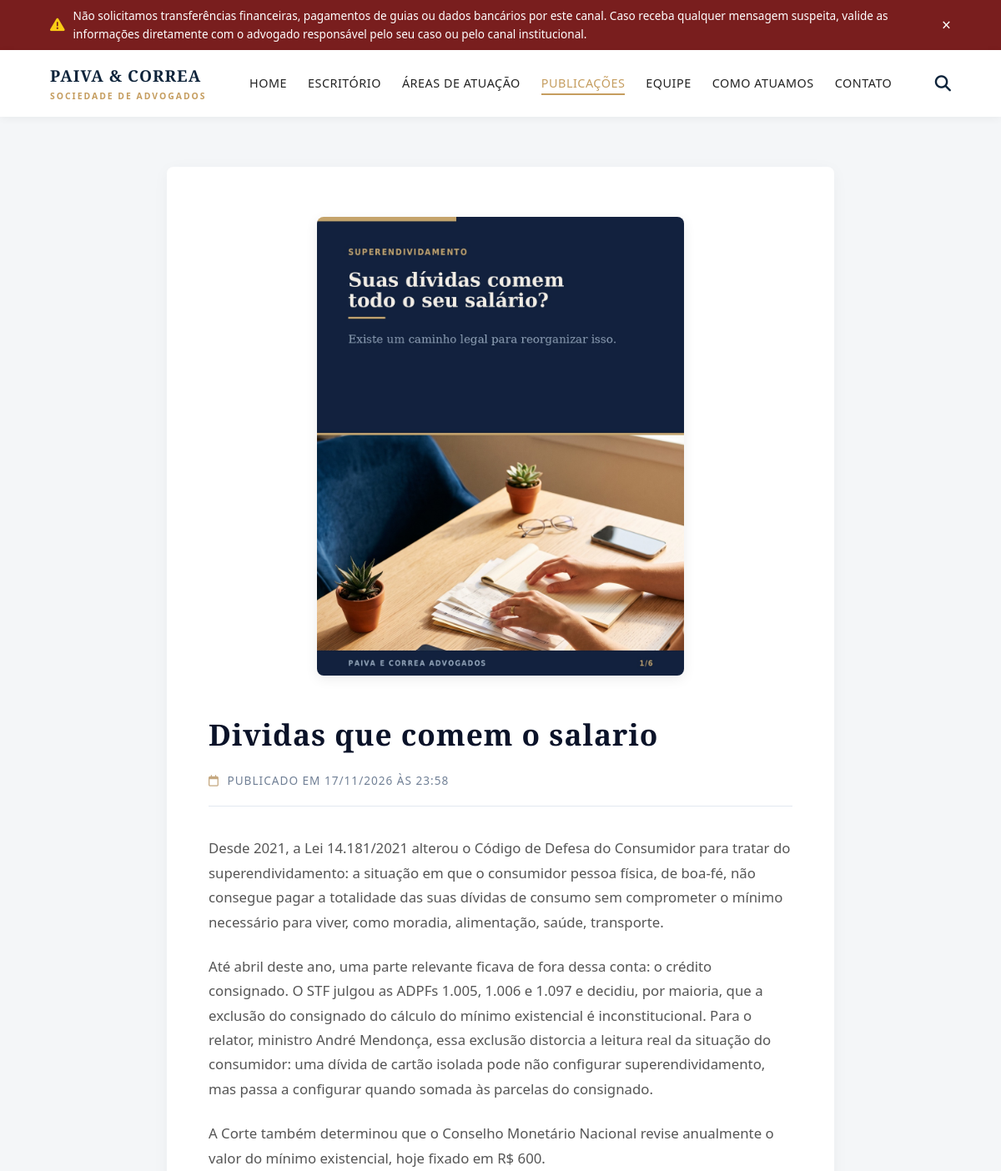
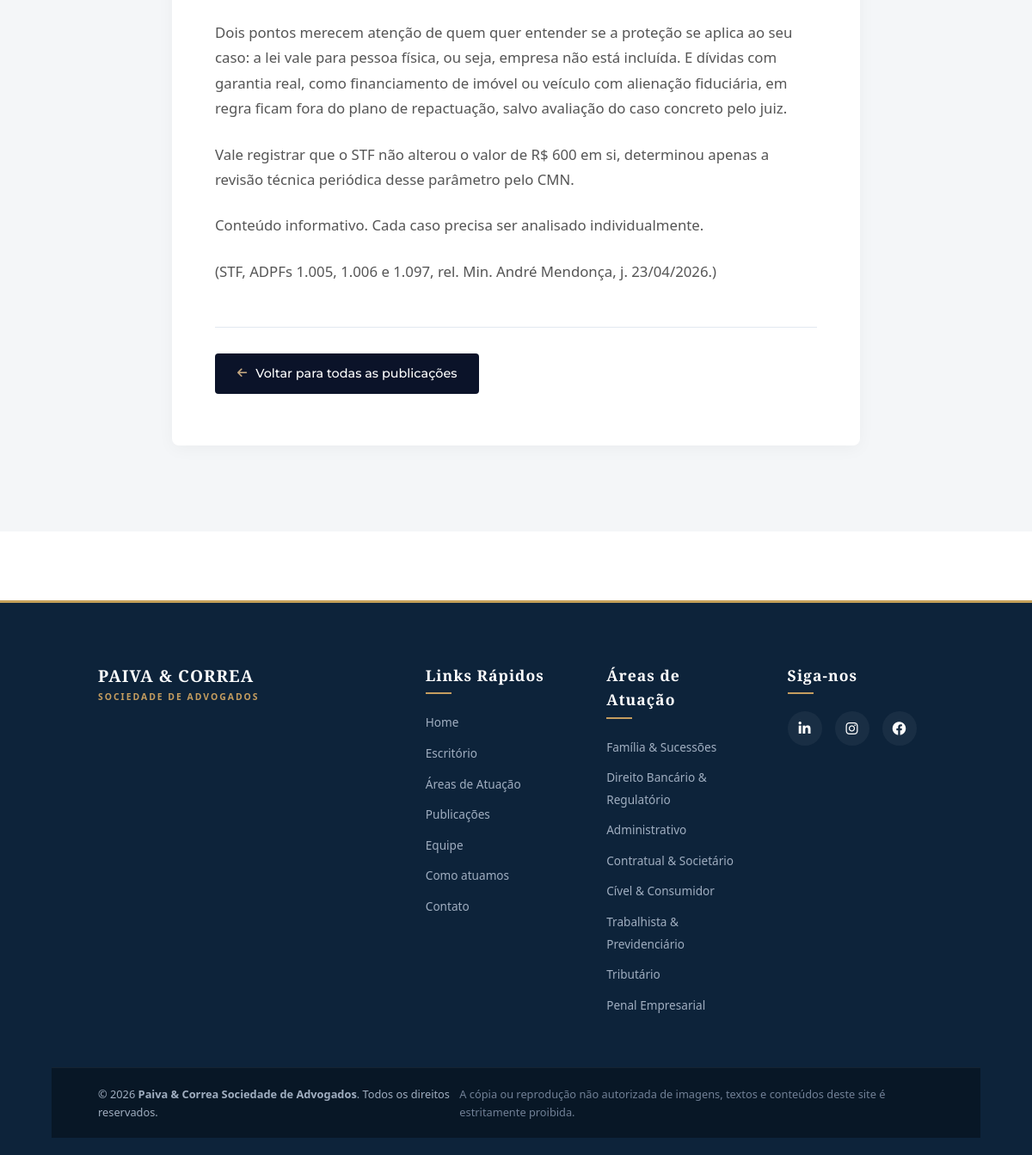
/informativos/dividas-que-comem-o-salario/, run on the app's committed database (2 pictures, top to bottom).
### app.py (models this page shows, shortened)
class Noticia(db.Model):
  id = db.Column(db.Integer, primary_key=True)
  titulo = db.Column(db.String(200), nullable=False)
  slug = db.Column(
      db.String(250), unique=True, nullable=False
  )  # O slug é uma coluna real no banco e permite ordenação
  resumo = db.Column(db.Text, nullable=False)
  conteudo = db.Column(db.Text, nullable=False)
  imagem = db.Column(db.String(250), nullable=True)
  data_publicacao = db.Column(db.DateTime, default=datetime.utcnow)
  publicado = db.Column(db.Boolean, default=True)

### app.py (the view)
@app.route("/informativos/<slug>/")
def detalhe_noticia(slug):
  noticia = Noticia.query.filter_by(slug=slug, publicado=True).first_or_404()
  return render_template("noticia_detalhe.html", noticia=noticia)

### app.py (called while the page is built)
@app.template_filter("formatar_paragrafos")
def formatar_paragrafos(texto):
  if not texto:
    return ""
  if "<p>" in texto or "<br" in texto:
    return Markup(texto)
  paragrafos = [p.strip() for p in re.split(r"\r?\n+", texto) if p.strip()]
  html_formatado = "".join(f"<p>{p}</p>" for p in paragrafos)
  return Markup(html_formatado)

### templates/noticia_detalhe.html (shortened to what this page needs)
<!DOCTYPE html>
<html lang="pt-BR">
<head>
    <link rel="stylesheet" href="{{ url_for('static', filename='css/style.css') }}">
    <link rel="stylesheet" href="https://cdnjs.cloudflare.com/ajax/libs/font-awesome/6.4.0/css/all.min.css">
</head>
<body>
    <div class="top-alert" id="securityAlert">
        <div class="container alert-container">
            <div class="alert-content">
                <i class="fa-solid fa-triangle-exclamation alert-icon"></i>
                <span>
                    Não solicitamos transferências financeiras, pagamentos de guias ou dados bancários por este canal. Caso receba qualquer mensagem suspeita,
                    valide as informações diretamente com o advogado responsável pelo seu caso ou pelo canal institucional.
                </span>
            </div>
            <button class="alert-close" onclick="closeAlert()">×</button>
        </div>
    </div>
    <header class="main-header" id="header">
        <div class="container header-container">
            <a href="{{ url_for('home') }}" class="logo">
                <div class="logo-text">
                    <span class="brand-name">PAIVA & CORREA</span>
                    <span class="brand-sub">SOCIEDADE DE ADVOGADOS</span>
                </div>
            </a>
            <nav class="nav-menu" id="navMenu">
                <ul>
                    <li><a href="{{ url_for('home') }}">Home</a></li>
                    <li><a href="{{ url_for('home') }}#sobre">Escritório</a></li>
                    <li><a href="{{ url_for('home') }}#atuacao">Áreas de Atuação</a></li>
                    <li><a href="{{ url_for('home') }}#publicacoes" class="active">Publicações</a></li>
                    <li><a href="{{ url_for('home') }}#equipe">Equipe</a></li>
                    <li><a href="{{ url_for('home') }}#comoatuamos">Como atuamos</a></li>
                    <li><a href="{{ url_for('home') }}#contato">Contato</a></li>
                </ul>
            </nav>
            <div class="header-actions">
                <button class="search-btn" id="searchBtn" aria-label="Buscar"><i class="fa-solid fa-magnifying-glass"></i></button>
            </div>
        </div>
    </header>
<section style="padding: 60px 0 100px 0; background-color: #f4f6f8;">
        <div class="container" style="max-width: 800px;">
            <article style="background: #ffffff; padding: 60px 50px; border-radius: 8px; box-shadow: 0 4px 20px rgba(0,0,0,0.04);">
                {% if noticia.imagem %}
                    <div style="margin-bottom: 40px; text-align: center;">
                        <img src="{{ url_for('static', filename='uploads/noticias/' + noticia.imagem) }}" alt="{{ noticia.titulo }}" style="max-width: 100%; height: auto; max-height: 550px; border-radius: 8px; box-shadow: 0 4px 15px rgba(0,0,0,0.08); display: inline-block;">
                    </div>
                {% endif %}
                <h1 style="font-family: 'Cinzel', serif; font-size: 2.2rem; color: #0b1329; margin-bottom: 20px; line-height: 1.35; font-weight: 700;">
                    {{ noticia.titulo }}
                </h1>
                <div style="display: flex; align-items: center; gap: 10px; margin-bottom: 35px; padding-bottom: 20px; border-bottom: 1px solid #e2e8f0; color: #718096; font-size: 0.85rem; text-transform: uppercase; letter-spacing: 1px; font-family: 'Montserrat', sans-serif;">
                    <span><i class="fa-regular fa-calendar" style="color: #c5a880; margin-right: 5px;"></i> Publicado em {{ noticia.data_publicacao.strftime('%d/%m/%Y às %H:%M') }}</span>
                </div>
                <div class="conteudo-texto">
                    {{ noticia.conteudo | formatar_paragrafos }}
                </div>
                <div style="margin-top: 50px; padding-top: 30px; border-top: 1px solid #e2e8f0; display: flex; justify-content: flex-start;">
                    <a href="{{ url_for('lista_noticias') }}" style="display: inline-flex; align-items: center; justify-content: center; gap: 10px; background-color: #0b1329; color: #ffffff; padding: 12px 26px; border-radius: 4px; font-weight: 500; text-decoration: none; font-size: 0.9rem; font-family: 'Montserrat', sans-serif; transition: background-color 0.2s;">
                        <i class="fa-solid fa-arrow-left" style="color: #c5a880; font-size: 0.8rem;"></i> Voltar para todas as publicações
                    </a>
                </div>
            </article>
        </div>
    </section>
    <footer class="footer">
        <div class="container footer-grid">
            <div class="footer-col">
                <a href="#" class="logo footer-logo">
                    <div class="logo-text">
                        <span class="brand-name">PAIVA & CORREA</span>
                        <span class="brand-sub">SOCIEDADE DE ADVOGADOS</span>
                    </div>
                </a>
            </div>
            <div class="footer-col">
                <h4>Links Rápidos</h4>
                <ul>
                    <li><a href="{{ url_for('home') }}">Home</a></li>
                    <li><a href="{{ url_for('home') }}#sobre">Escritório</a></li>
                    <li><a href="{{ url_for('home') }}#atuacao">Áreas de Atuação</a></li>
                    <li><a href="{{ url_for('lista_noticias') }}">Publicações</a></li>
                    <li><a href="{{ url_for('home') }}#equipe">Equipe</a></li>
                    <li><a href="{{ url_for('home') }}#comoatuamos">Como atuamos</a></li>
                    <li><a href="{{ url_for('home') }}#contato">Contato</a></li>
                </ul>
            </div>
            <div class="footer-col">
                <h4>Áreas de Atuação</h4>
                <ul>
                    <li><a href="{{ url_for('home') }}#atuacao">Família & Sucessões</a></li>
                    <li><a href="{{ url_for('home') }}#atuacao">Direito Bancário & Regulatório</a></li>
                    <li><a href="{{ url_for('home') }}#atuacao">Administrativo</a></li>
                    <li><a href="{{ url_for('home') }}#atuacao">Contratual & Societário</a></li>
                    <li><a href="{{ url_for('home') }}#atuacao">Cível & Consumidor</a></li>
                    <li><a href="{{ url_for('home') }}#atuacao">Trabalhista & Previdenciário</a></li>
                    <li><a href="{{ url_for('home') }}#atuacao">Tributário</a></li>
                    <li><a href="{{ url_for('home') }}#atuacao">Penal Empresarial</a></li>
                </ul>
            </div>
            <div class="footer-col">
                <h4>Siga-nos</h4>
                <div class="footer-social">
                    <a href="https://www.linkedin.com/company/paiva-correa-sociedade-de-advogados/" target="_blank" aria-label="LinkedIn"><i class="fa-brands fa-linkedin-in"></i></a>
                    <a href="https://www.instagram.com/paivaecorrea.adv/" target="_blank" aria-label="Instagram"><i class="fa-brands fa-instagram"></i></a>
                    <a href="https://www.facebook.com/profile.php?id=6158736587758" target="_blank" aria-label="Facebook"><i class="fa-brands fa-facebook"></i></a>
                </div>
            </div>
        </div>
        <div class="footer-bottom">
            <div class="container footer-bottom-inner">
                <p>© 2026 <strong>Paiva & Correa Sociedade de Advogados</strong>. Todos os direitos reservados.</p>
                <p class="disclaimer">A cópia ou reprodução não autorizada de imagens, textos e conteúdos deste site é estritamente proibida.</p>
            </div>
        </div>
    </footer>
</body>
</html>

### data on the page
Noticia: imagem (picture), titulo "Dividas que comem o salario", data_publicacao "17/11/2026 ÀS 23:58", conteudo "Desde 2021, a Lei 14.181/2021 alterou o Código de Defesa do Consumidor para tratar do superendividamento: a situação em que o consumidor pessoa física, de boa-fé, não consegue pagar a totalidade das suas dívidas de consumo sem comprometer o mínimo necessário para viver, como moradia, alimentação, saúde, transporte. Até abril deste ano, uma parte relevante ficava de fora dessa conta: o crédito consignado. O STF julgou as ADPFs 1.005, 1.006 e 1.097 e decidiu, por maioria, que a exclusão do consignado do cálculo do mínimo existencial é inconstitucional. Para o relator, ministro André Mendonça, essa exclusão distorcia a leitura real da situação do consumidor: uma dívida de cartão isolada pode…"
